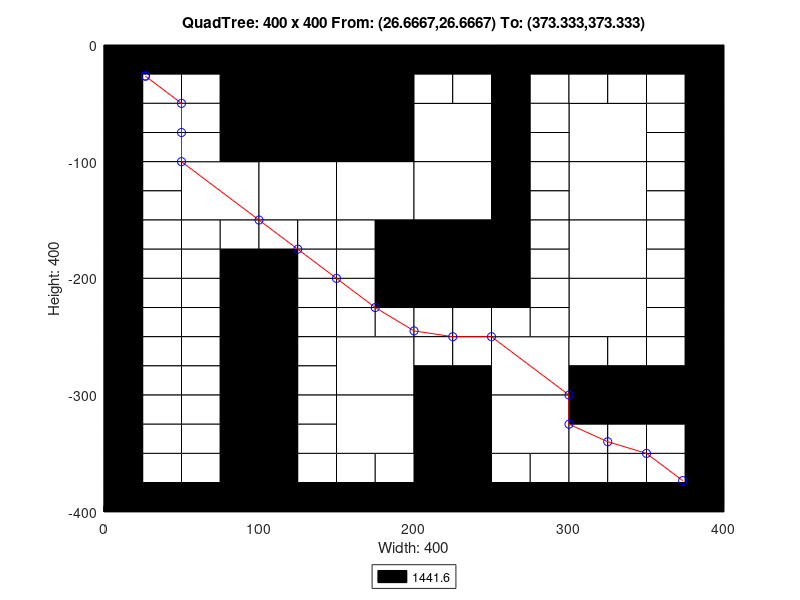

The MATLAB script that drew this image:
axis([0 400 -400 0]);
title('QuadTree: 400 x 400 From: (26.6667,26.6667) To: (373.333,373.333)');
xlabel('Width: 400');
ylabel('Height: 400');
rectangle('Position',[100 -100 100 100], 'FaceColor',[0 0 0]);
rectangle('Position',[50 -150 50 50], 'FaceColor',[1 1 1]);
rectangle('Position',[100 -150 50 50], 'FaceColor',[1 1 1]);
rectangle('Position',[150 -150 50 50], 'FaceColor',[1 1 1]);
rectangle('Position',[200 -100 50 50], 'FaceColor',[1 1 1]);
rectangle('Position',[300 -100 50 50], 'FaceColor',[1 1 1]);
rectangle('Position',[200 -150 50 50], 'FaceColor',[1 1 1]);
rectangle('Position',[200 -200 50 50], 'FaceColor',[0 0 0]);
rectangle('Position',[300 -150 50 50], 'FaceColor',[1 1 1]);
rectangle('Position',[300 -200 50 50], 'FaceColor',[1 1 1]);
rectangle('Position',[150 -300 50 50], 'FaceColor',[1 1 1]);
rectangle('Position',[150 -350 50 50], 'FaceColor',[1 1 1]);
rectangle('Position',[250 -300 50 50], 'FaceColor',[1 1 1]);
rectangle('Position',[300 -250 50 50], 'FaceColor',[1 1 1]);
rectangle('Position',[200 -350 50 50], 'FaceColor',[0 0 0]);
rectangle('Position',[250 -350 50 50], 'FaceColor',[1 1 1]);
rectangle('Position',[200 -400 50 50], 'FaceColor',[0 0 0]);
rectangle('Position',[0 -25 25 25], 'FaceColor',[0 0 0]);
rectangle('Position',[25 -25 25 25], 'FaceColor',[0 0 0]);
rectangle('Position',[0 -50 25 25], 'FaceColor',[0 0 0]);
rectangle('Position',[25 -50 25 25], 'FaceColor',[1 1 1]);
rectangle('Position',[50 -25 25 25], 'FaceColor',[0 0 0]);
rectangle('Position',[75 -25 25 25], 'FaceColor',[0 0 0]);
rectangle('Position',[50 -50 25 25], 'FaceColor',[1 1 1]);
rectangle('Position',[75 -50 25 25], 'FaceColor',[0 0 0]);
rectangle('Position',[0 -75 25 25], 'FaceColor',[0 0 0]);
rectangle('Position',[25 -75 25 25], 'FaceColor',[1 1 1]);
rectangle('Position',[0 -100 25 25], 'FaceColor',[0 0 0]);
rectangle('Position',[25 -100 25 25], 'FaceColor',[1 1 1]);
rectangle('Position',[50 -75 25 25], 'FaceColor',[1 1 1]);
rectangle('Position',[75 -75 25 25], 'FaceColor',[0 0 0]);
rectangle('Position',[50 -100 25 25], 'FaceColor',[1 1 1]);
rectangle('Position',[75 -100 25 25], 'FaceColor',[0 0 0]);
rectangle('Position',[0 -125 25 25], 'FaceColor',[0 0 0]);
rectangle('Position',[25 -125 25 25], 'FaceColor',[1 1 1]);
rectangle('Position',[0 -150 25 25], 'FaceColor',[0 0 0]);
rectangle('Position',[25 -150 25 25], 'FaceColor',[1 1 1]);
rectangle('Position',[0 -175 25 25], 'FaceColor',[0 0 0]);
rectangle('Position',[25 -175 25 25], 'FaceColor',[1 1 1]);
rectangle('Position',[0 -200 25 25], 'FaceColor',[0 0 0]);
rectangle('Position',[25 -200 25 25], 'FaceColor',[1 1 1]);
rectangle('Position',[50 -175 25 25], 'FaceColor',[1 1 1]);
rectangle('Position',[75 -175 25 25], 'FaceColor',[1 1 1]);
rectangle('Position',[50 -200 25 25], 'FaceColor',[1 1 1]);
rectangle('Position',[75 -200 25 25], 'FaceColor',[0 0 0]);
rectangle('Position',[100 -175 25 25], 'FaceColor',[1 1 1]);
rectangle('Position',[125 -175 25 25], 'FaceColor',[1 1 1]);
rectangle('Position',[100 -200 25 25], 'FaceColor',[0 0 0]);
rectangle('Position',[125 -200 25 25], 'FaceColor',[1 1 1]);
rectangle('Position',[150 -175 25 25], 'FaceColor',[1 1 1]);
rectangle('Position',[175 -175 25 25], 'FaceColor',[0 0 0]);
rectangle('Position',[150 -200 25 25], 'FaceColor',[1 1 1]);
rectangle('Position',[175 -200 25 25], 'FaceColor',[0 0 0]);
rectangle('Position',[200 -25 25 25], 'FaceColor',[0 0 0]);
rectangle('Position',[225 -25 25 25], 'FaceColor',[0 0 0]);
rectangle('Position',[200 -50 25 25], 'FaceColor',[1 1 1]);
rectangle('Position',[225 -50 25 25], 'FaceColor',[1 1 1]);
rectangle('Position',[250 -25 25 25], 'FaceColor',[0 0 0]);
rectangle('Position',[275 -25 25 25], 'FaceColor',[0 0 0]);
rectangle('Position',[250 -50 25 25], 'FaceColor',[0 0 0]);
rectangle('Position',[275 -50 25 25], 'FaceColor',[1 1 1]);
rectangle('Position',[250 -75 25 25], 'FaceColor',[0 0 0]);
rectangle('Position',[275 -75 25 25], 'FaceColor',[1 1 1]);
rectangle('Position',[250 -100 25 25], 'FaceColor',[0 0 0]);
rectangle('Position',[275 -100 25 25], 'FaceColor',[1 1 1]);
rectangle('Position',[300 -25 25 25], 'FaceColor',[0 0 0]);
rectangle('Position',[325 -25 25 25], 'FaceColor',[0 0 0]);
rectangle('Position',[300 -50 25 25], 'FaceColor',[1 1 1]);
rectangle('Position',[325 -50 25 25], 'FaceColor',[1 1 1]);
rectangle('Position',[350 -25 25 25], 'FaceColor',[0 0 0]);
rectangle('Position',[375 -25 25 25], 'FaceColor',[0 0 0]);
rectangle('Position',[350 -50 25 25], 'FaceColor',[1 1 1]);
rectangle('Position',[375 -50 25 25], 'FaceColor',[0 0 0]);
rectangle('Position',[350 -75 25 25], 'FaceColor',[1 1 1]);
rectangle('Position',[375 -75 25 25], 'FaceColor',[0 0 0]);
rectangle('Position',[350 -100 25 25], 'FaceColor',[1 1 1]);
rectangle('Position',[375 -100 25 25], 'FaceColor',[0 0 0]);
rectangle('Position',[250 -125 25 25], 'FaceColor',[0 0 0]);
rectangle('Position',[275 -125 25 25], 'FaceColor',[1 1 1]);
rectangle('Position',[250 -150 25 25], 'FaceColor',[0 0 0]);
rectangle('Position',[275 -150 25 25], 'FaceColor',[1 1 1]);
rectangle('Position',[250 -175 25 25], 'FaceColor',[0 0 0]);
rectangle('Position',[275 -175 25 25], 'FaceColor',[1 1 1]);
rectangle('Position',[250 -200 25 25], 'FaceColor',[0 0 0]);
rectangle('Position',[275 -200 25 25], 'FaceColor',[1 1 1]);
rectangle('Position',[350 -125 25 25], 'FaceColor',[1 1 1]);
rectangle('Position',[375 -125 25 25], 'FaceColor',[0 0 0]);
rectangle('Position',[350 -150 25 25], 'FaceColor',[1 1 1]);
rectangle('Position',[375 -150 25 25], 'FaceColor',[0 0 0]);
rectangle('Position',[350 -175 25 25], 'FaceColor',[1 1 1]);
rectangle('Position',[375 -175 25 25], 'FaceColor',[0 0 0]);
rectangle('Position',[350 -200 25 25], 'FaceColor',[1 1 1]);
rectangle('Position',[375 -200 25 25], 'FaceColor',[0 0 0]);
rectangle('Position',[0 -225 25 25], 'FaceColor',[0 0 0]);
rectangle('Position',[25 -225 25 25], 'FaceColor',[1 1 1]);
rectangle('Position',[0 -250 25 25], 'FaceColor',[0 0 0]);
rectangle('Position',[25 -250 25 25], 'FaceColor',[1 1 1]);
rectangle('Position',[50 -225 25 25], 'FaceColor',[1 1 1]);
rectangle('Position',[75 -225 25 25], 'FaceColor',[0 0 0]);
rectangle('Position',[50 -250 25 25], 'FaceColor',[1 1 1]);
rectangle('Position',[75 -250 25 25], 'FaceColor',[0 0 0]);
rectangle('Position',[0 -275 25 25], 'FaceColor',[0 0 0]);
rectangle('Position',[25 -275 25 25], 'FaceColor',[1 1 1]);
rectangle('Position',[0 -300 25 25], 'FaceColor',[0 0 0]);
rectangle('Position',[25 -300 25 25], 'FaceColor',[1 1 1]);
rectangle('Position',[50 -275 25 25], 'FaceColor',[1 1 1]);
rectangle('Position',[75 -275 25 25], 'FaceColor',[0 0 0]);
rectangle('Position',[50 -300 25 25], 'FaceColor',[1 1 1]);
rectangle('Position',[75 -300 25 25], 'FaceColor',[0 0 0]);
rectangle('Position',[100 -225 25 25], 'FaceColor',[0 0 0]);
rectangle('Position',[125 -225 25 25], 'FaceColor',[1 1 1]);
rectangle('Position',[100 -250 25 25], 'FaceColor',[0 0 0]);
rectangle('Position',[125 -250 25 25], 'FaceColor',[1 1 1]);
rectangle('Position',[150 -225 25 25], 'FaceColor',[1 1 1]);
rectangle('Position',[175 -225 25 25], 'FaceColor',[0 0 0]);
rectangle('Position',[150 -250 25 25], 'FaceColor',[1 1 1]);
rectangle('Position',[175 -250 25 25], 'FaceColor',[1 1 1]);
rectangle('Position',[100 -275 25 25], 'FaceColor',[0 0 0]);
rectangle('Position',[125 -275 25 25], 'FaceColor',[1 1 1]);
rectangle('Position',[100 -300 25 25], 'FaceColor',[0 0 0]);
rectangle('Position',[125 -300 25 25], 'FaceColor',[1 1 1]);
rectangle('Position',[0 -325 25 25], 'FaceColor',[0 0 0]);
rectangle('Position',[25 -325 25 25], 'FaceColor',[1 1 1]);
rectangle('Position',[0 -350 25 25], 'FaceColor',[0 0 0]);
rectangle('Position',[25 -350 25 25], 'FaceColor',[1 1 1]);
rectangle('Position',[50 -325 25 25], 'FaceColor',[1 1 1]);
rectangle('Position',[75 -325 25 25], 'FaceColor',[0 0 0]);
rectangle('Position',[50 -350 25 25], 'FaceColor',[1 1 1]);
rectangle('Position',[75 -350 25 25], 'FaceColor',[0 0 0]);
rectangle('Position',[0 -375 25 25], 'FaceColor',[0 0 0]);
rectangle('Position',[25 -375 25 25], 'FaceColor',[1 1 1]);
rectangle('Position',[0 -400 25 25], 'FaceColor',[0 0 0]);
rectangle('Position',[25 -400 25 25], 'FaceColor',[0 0 0]);
rectangle('Position',[50 -375 25 25], 'FaceColor',[1 1 1]);
rectangle('Position',[75 -375 25 25], 'FaceColor',[0 0 0]);
rectangle('Position',[50 -400 25 25], 'FaceColor',[0 0 0]);
rectangle('Position',[75 -400 25 25], 'FaceColor',[0 0 0]);
rectangle('Position',[100 -325 25 25], 'FaceColor',[0 0 0]);
rectangle('Position',[125 -325 25 25], 'FaceColor',[1 1 1]);
rectangle('Position',[100 -350 25 25], 'FaceColor',[0 0 0]);
rectangle('Position',[125 -350 25 25], 'FaceColor',[1 1 1]);
rectangle('Position',[100 -375 25 25], 'FaceColor',[0 0 0]);
rectangle('Position',[125 -375 25 25], 'FaceColor',[1 1 1]);
rectangle('Position',[100 -400 25 25], 'FaceColor',[0 0 0]);
rectangle('Position',[125 -400 25 25], 'FaceColor',[0 0 0]);
rectangle('Position',[150 -375 25 25], 'FaceColor',[1 1 1]);
rectangle('Position',[175 -375 25 25], 'FaceColor',[1 1 1]);
rectangle('Position',[150 -400 25 25], 'FaceColor',[0 0 0]);
rectangle('Position',[175 -400 25 25], 'FaceColor',[0 0 0]);
rectangle('Position',[200 -225 25 25], 'FaceColor',[0 0 0]);
rectangle('Position',[225 -225 25 25], 'FaceColor',[0 0 0]);
rectangle('Position',[200 -250 25 25], 'FaceColor',[1 1 1]);
rectangle('Position',[225 -250 25 25], 'FaceColor',[1 1 1]);
rectangle('Position',[250 -225 25 25], 'FaceColor',[0 0 0]);
rectangle('Position',[275 -225 25 25], 'FaceColor',[1 1 1]);
rectangle('Position',[250 -250 25 25], 'FaceColor',[1 1 1]);
rectangle('Position',[275 -250 25 25], 'FaceColor',[1 1 1]);
rectangle('Position',[200 -275 25 25], 'FaceColor',[1 1 1]);
rectangle('Position',[225 -275 25 25], 'FaceColor',[1 1 1]);
rectangle('Position',[200 -300 25 25], 'FaceColor',[0 0 0]);
rectangle('Position',[225 -300 25 25], 'FaceColor',[0 0 0]);
rectangle('Position',[350 -225 25 25], 'FaceColor',[1 1 1]);
rectangle('Position',[375 -225 25 25], 'FaceColor',[0 0 0]);
rectangle('Position',[350 -250 25 25], 'FaceColor',[1 1 1]);
rectangle('Position',[375 -250 25 25], 'FaceColor',[0 0 0]);
rectangle('Position',[300 -275 25 25], 'FaceColor',[1 1 1]);
rectangle('Position',[325 -275 25 25], 'FaceColor',[1 1 1]);
rectangle('Position',[300 -300 25 25], 'FaceColor',[0 0 0]);
rectangle('Position',[325 -300 25 25], 'FaceColor',[0 0 0]);
rectangle('Position',[350 -275 25 25], 'FaceColor',[1 1 1]);
rectangle('Position',[375 -275 25 25], 'FaceColor',[0 0 0]);
rectangle('Position',[350 -300 25 25], 'FaceColor',[0 0 0]);
rectangle('Position',[375 -300 25 25], 'FaceColor',[0 0 0]);
rectangle('Position',[250 -375 25 25], 'FaceColor',[1 1 1]);
rectangle('Position',[275 -375 25 25], 'FaceColor',[1 1 1]);
rectangle('Position',[250 -400 25 25], 'FaceColor',[0 0 0]);
rectangle('Position',[275 -400 25 25], 'FaceColor',[0 0 0]);
rectangle('Position',[300 -325 25 25], 'FaceColor',[0 0 0]);
rectangle('Position',[325 -325 25 25], 'FaceColor',[0 0 0]);
rectangle('Position',[300 -350 25 25], 'FaceColor',[1 1 1]);
rectangle('Position',[325 -350 25 25], 'FaceColor',[1 1 1]);
rectangle('Position',[350 -325 25 25], 'FaceColor',[0 0 0]);
rectangle('Position',[375 -325 25 25], 'FaceColor',[0 0 0]);
rectangle('Position',[350 -350 25 25], 'FaceColor',[1 1 1]);
rectangle('Position',[375 -350 25 25], 'FaceColor',[0 0 0]);
rectangle('Position',[300 -375 25 25], 'FaceColor',[1 1 1]);
rectangle('Position',[325 -375 25 25], 'FaceColor',[1 1 1]);
rectangle('Position',[300 -400 25 25], 'FaceColor',[0 0 0]);
rectangle('Position',[325 -400 25 25], 'FaceColor',[0 0 0]);
rectangle('Position',[350 -375 25 25], 'FaceColor',[1 1 1]);
rectangle('Position',[375 -375 25 25], 'FaceColor',[0 0 0]);
rectangle('Position',[350 -400 25 25], 'FaceColor',[0 0 0]);
rectangle('Position',[375 -400 25 25], 'FaceColor',[0 0 0]);
X=[373.333,350,325,300,300,250,225,200,175,150,125,100,50,50,50,26.6667,26.6667];
Y=[-373.333,-350,-340,-325,-300,-250,-250,-245,-225,-200,-175,-150,-100,-75,-50,-26.6667,-26.6667];
hold on;
plot(X,Y,'r');
plot(X,Y,'bo');
legend('1441.6','Location','southoutside');
